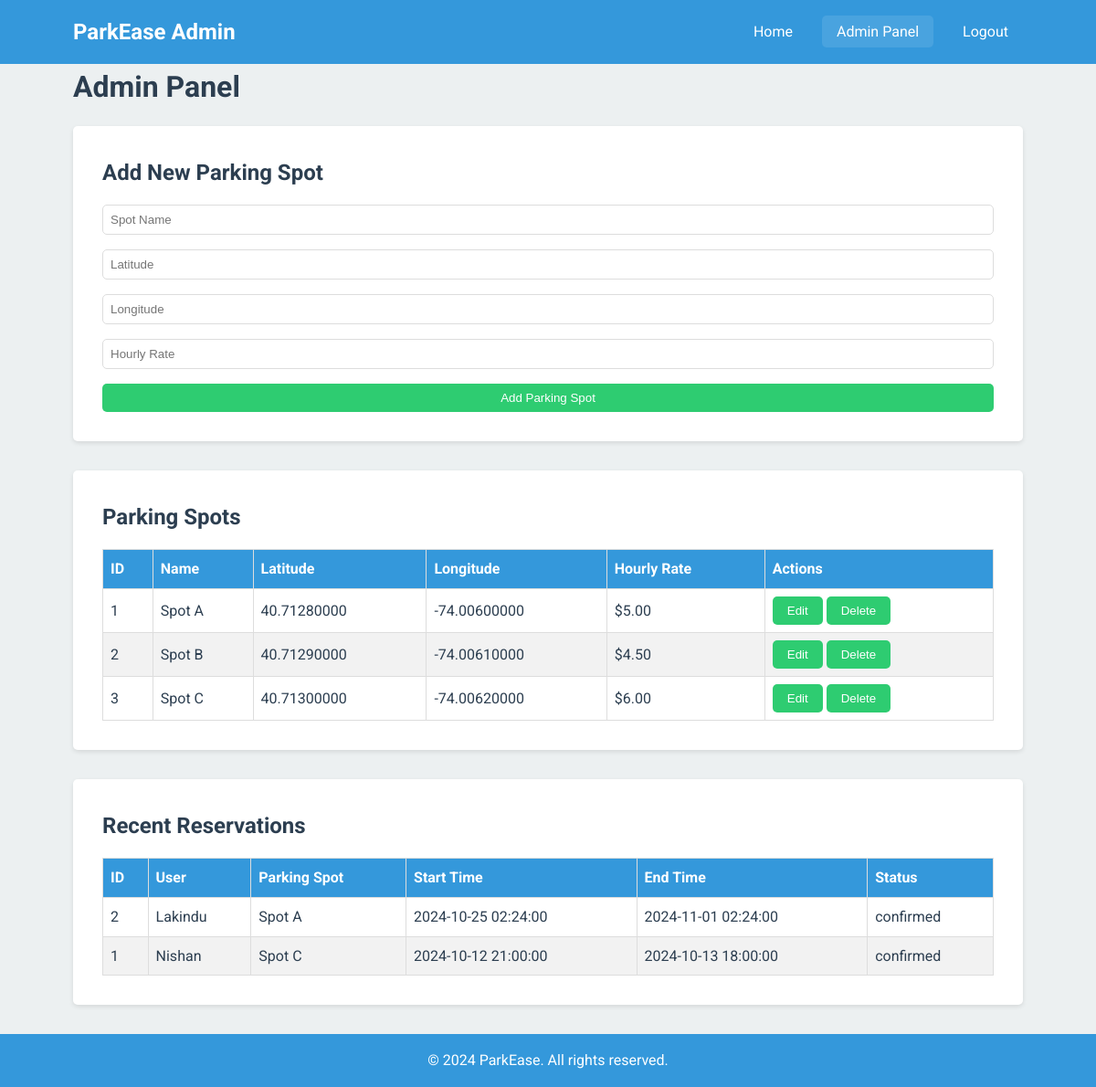
/admin.php (signed in), run on the app's committed database.
### tables this page shows
CREATE TABLE `parking_spots` (
  `id` int(11) NOT NULL,
  `name` varchar(100) NOT NULL,
  `latitude` decimal(10,8) NOT NULL,
  `longitude` decimal(11,8) NOT NULL,
  `hourly_rate` decimal(6,2) NOT NULL,
  `is_active` tinyint(1) DEFAULT 1,
  `created_at` timestamp NOT NULL DEFAULT current_timestamp(),
  `updated_at` timestamp NOT NULL DEFAULT current_timestamp() ON UPDATE current_timestamp()
);

CREATE TABLE `reservations` (
  `id` int(11) NOT NULL,
  `user_id` int(11) NOT NULL,
  `spot_id` int(11) NOT NULL,
  `start_time` datetime NOT NULL,
  `end_time` datetime NOT NULL,
  `total_cost` decimal(10,2) NOT NULL,
  `status` enum('pending','confirmed','cancelled') DEFAULT 'pending',
  `created_at` timestamp NOT NULL DEFAULT current_timestamp(),
  `updated_at` timestamp NOT NULL DEFAULT current_timestamp() ON UPDATE current_timestamp()
);

CREATE TABLE `users` (
  `id` int(11) NOT NULL,
  `username` varchar(50) NOT NULL,
  `email` varchar(100) NOT NULL,
  `password` varchar(255) NOT NULL,
  `role` enum('user','admin') DEFAULT 'user',
  `created_at` timestamp NOT NULL DEFAULT current_timestamp(),
  `updated_at` timestamp NOT NULL DEFAULT current_timestamp() ON UPDATE current_timestamp()
);

### includes/functions.php (called while the page is built, shortened)
<?php
function get_all_parking_spots() {
    global $conn;
    $result = $conn->query("SELECT * FROM parking_spots ORDER BY name");
    return $result ? $result->fetch_all(MYSQLI_ASSOC) : [];
}
function get_all_reservations() {
    global $conn;
    $result = $conn->query("SELECT r.id, u.username, p.name AS spot_name, r.start_time, r.end_time, r.status
                            FROM reservations r
                            JOIN users u ON r.user_id = u.id
                            JOIN parking_spots p ON r.spot_id = p.id
                            ORDER BY r.start_time DESC");
    return $result ? $result->fetch_all(MYSQLI_ASSOC) : [];
}

### admin.php (the view, shortened to what this page needs)
<?php
require_once 'includes/functions.php';
$edit_spot_id = '';
$edit_name = '';
$edit_latitude = '';
$edit_longitude = '';
$edit_hourly_rate = '';
$parking_spots = get_all_parking_spots();
$reservations = get_all_reservations();
?>
<!DOCTYPE html>
<html lang="en">
<head>
</head>
<body>
    <header>
        <nav class="container">
            <div class="logo">ParkEase Admin</div>
            <ul>
                <li><a href="index.php">Home</a></li>
                <li><a href="admin.php" class="active">Admin Panel</a></li>
                <li><a href="logout.php">Logout</a></li>
            </ul>
        </nav>
    </header>
    <main class="container">
        <h1>Admin Panel</h1>
        <section class="admin-section">
            <h2><?php echo $edit_spot_id ? 'Edit Parking Spot' : 'Add New Parking Spot'; ?></h2>
            <form action="admin.php" method="POST">
                <input type="text" name="name" placeholder="Spot Name" value="<?php echo htmlspecialchars($edit_name); ?>" required>
                <input type="number" name="latitude" placeholder="Latitude" step="any" value="<?php echo htmlspecialchars($edit_latitude); ?>" required>
                <input type="number" name="longitude" placeholder="Longitude" step="any" value="<?php echo htmlspecialchars($edit_longitude); ?>" required>
                <input type="number" name="hourly_rate" placeholder="Hourly Rate" step="0.01" value="<?php echo htmlspecialchars($edit_hourly_rate); ?>" required>
                <button type="submit" name="add_spot"><?php echo $edit_spot_id ? 'Update Parking Spot' : 'Add Parking Spot'; ?></button>
            </form>
        </section>
        <section class="admin-section">
            <h2>Parking Spots</h2>
            <table>
                <thead>
                    <tr>
                        <th>ID</th>
                        <th>Name</th>
                        <th>Latitude</th>
                        <th>Longitude</th>
                        <th>Hourly Rate</th>
                        <th>Actions</th>
                    </tr>
                </thead>
                <tbody>
                    <?php foreach ($parking_spots as $spot): ?>
                    <tr>
                        <td><?php echo htmlspecialchars($spot['id']); ?></td>
                        <td><?php echo htmlspecialchars($spot['name']); ?></td>
                        <td><?php echo htmlspecialchars($spot['latitude']); ?></td>
                        <td><?php echo htmlspecialchars($spot['longitude']); ?></td>
                        <td>$<?php echo htmlspecialchars($spot['hourly_rate']); ?></td>
                        <td>
                            <form action="admin.php" method="POST" style="display:inline;">
                                <button type="submit" name="edit_spot">Edit</button>
                            </form>
                            <form action="admin.php" method="POST" style="display:inline;">
                                <button type="submit" name="delete_spot" onclick="return confirm('Are you sure you want to delete this spot?');">Delete</button>
                            </form>
                        </td>
                    </tr>
                    <?php endforeach; ?>
                </tbody>
            </table>
        </section>
        <section class="admin-section">
            <h2>Recent Reservations</h2>
            <table>
                <thead>
                    <tr>
                        <th>ID</th>
                        <th>User</th>
                        <th>Parking Spot</th>
                        <th>Start Time</th>
                        <th>End Time</th>
                        <th>Status</th>
                    </tr>
                </thead>
                <tbody>
                    <?php foreach (array_slice($reservations, 0, 10) as $reservation): ?>
                    <tr>
                        <td><?php echo htmlspecialchars($reservation['id']); ?></td>
                        <td><?php echo htmlspecialchars($reservation['username']); ?></td>
                        <td><?php echo htmlspecialchars($reservation['spot_name']); ?></td>
                        <td><?php echo htmlspecialchars($reservation['start_time']); ?></td>
                        <td><?php echo htmlspecialchars($reservation['end_time']); ?></td>
                        <td><?php echo htmlspecialchars($reservation['status']); ?></td>
                    </tr>
                    <?php endforeach; ?>
                </tbody>
            </table>
        </section>
    </main>
    <footer>
        <p>&copy; 2024 ParkEase. All rights reserved.</p>
    </footer>
</body>
</html>

### admin.php (style rules this page uses)
:root { --primary-color: #3498db; --secondary-color: #2ecc71; --accent-color: #e74c3c; --background-color: #ecf0f1; --text-color: #2c3e50; --light-text: #ffffff; }
* { margin: 0; padding: 0; box-sizing: border-box; }
body { font-family: 'Roboto', sans-serif; line-height: 1.6; color: var(--text-color); background-color: var(--background-color); }
.container { width: 90%; max-width: 1200px; margin: 0 auto; padding: 0 20px; }
header { background-color: var(--primary-color); color: var(--light-text); padding: 1rem 0; }
nav { display: flex; justify-content: space-between; align-items: center; }
.logo { font-size: 1.5rem; font-weight: bold; }
nav ul { display: flex; list-style: none; }
nav ul li { margin-left: 1rem; }
nav ul li a { color: var(--light-text); text-decoration: none; padding: 0.5rem 1rem; border-radius: 5px; transition: background-color 0.3s ease; }
nav ul li a:hover, nav ul li a.active { background-color: rgba(255, 255, 255, 0.1); }
main { padding: 2rem 0; }
h1, h2 { margin-bottom: 1rem; }
.admin-section { background-color: #fff; border-radius: 5px; box-shadow: 0 2px 5px rgba(0, 0, 0, 0.1); padding: 2rem; margin-bottom: 2rem; }
table { width: 100%; border-collapse: collapse; margin-top: 1rem; }
th, td { padding: 0.5rem; border: 1px solid #ddd; text-align: left; }
th { background-color: var(--primary-color); color: var(--light-text); }
tr:nth-child(even) { background-color: #f2f2f2; }
form { display: grid; gap: 1rem; }
input[type="text"], input[type="number"] { width: 100%; padding: 0.5rem; border: 1px solid #ddd; border-radius: 5px; }
button { background-color: var(--secondary-color); color: var(--light-text); border: none; padding: 0.5rem 1rem; border-radius: 5px; cursor: pointer; transition: background-color 0.3s ease; }
footer { background-color: var(--primary-color); color: var(--light-text); text-align: center; padding: 1rem 0; margin-top: 2rem; }

### data on the page
parking_spots: id "1", name "Spot A", latitude "40.71280000", longitude "-74.00600000", hourly_rate "5.00"
parking_spots: id "2", name "Spot B", latitude "40.71290000", longitude "-74.00610000", hourly_rate "4.50"
parking_spots: id "3", name "Spot C", latitude "40.71300000", longitude "-74.00620000", hourly_rate "6.00"
reservations: id "2", user.username "Lakindu", spot.name "Spot A", start_time "2024-10-25 02:24:00", end_time "2024-11-01 02:24:00", status "confirmed"
reservations: id "1", user.username "Nishan", spot.name "Spot C", start_time "2024-10-12 21:00:00", end_time "2024-10-13 18:00:00", status "confirmed"
